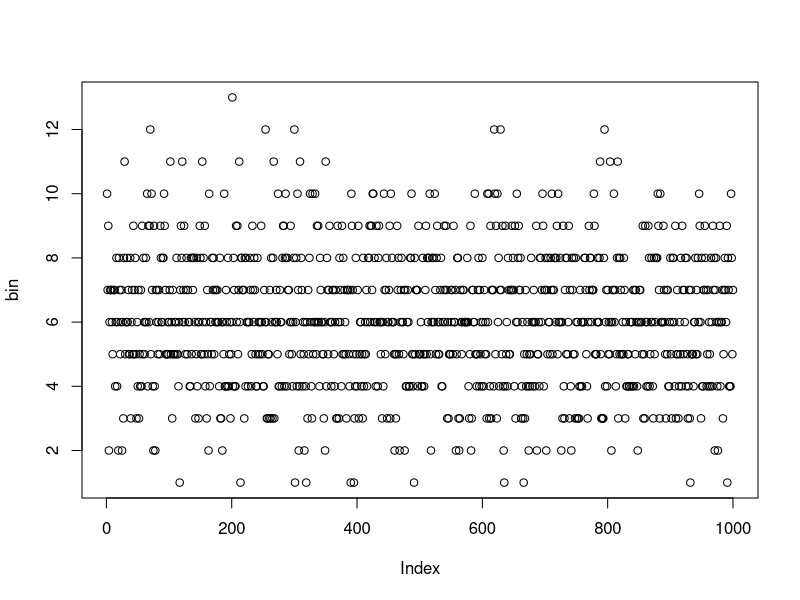
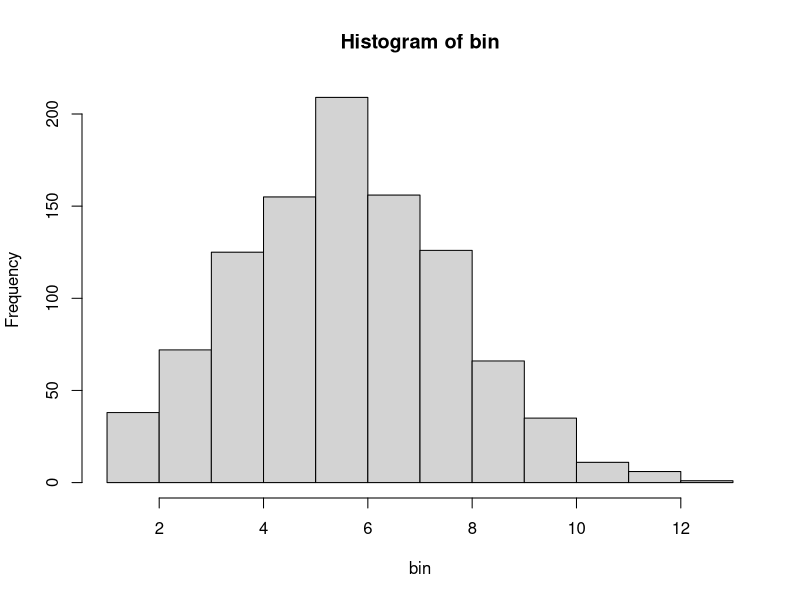
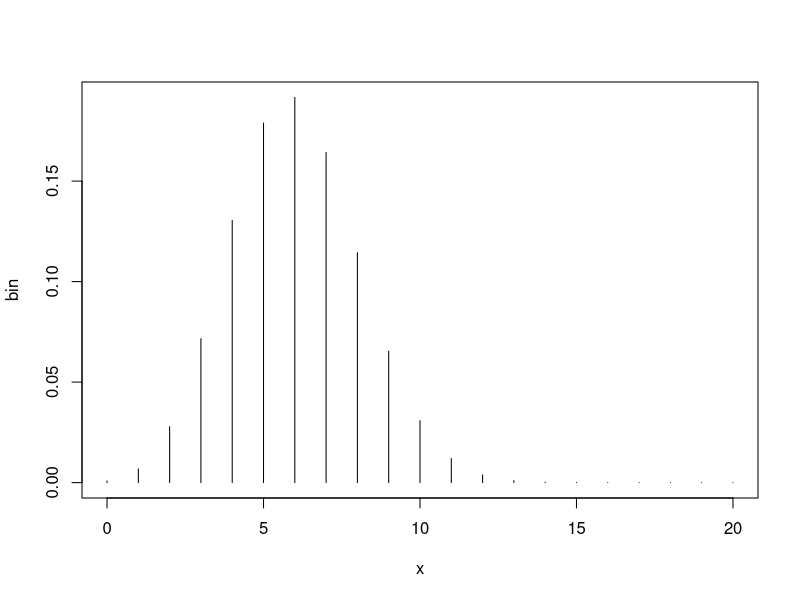
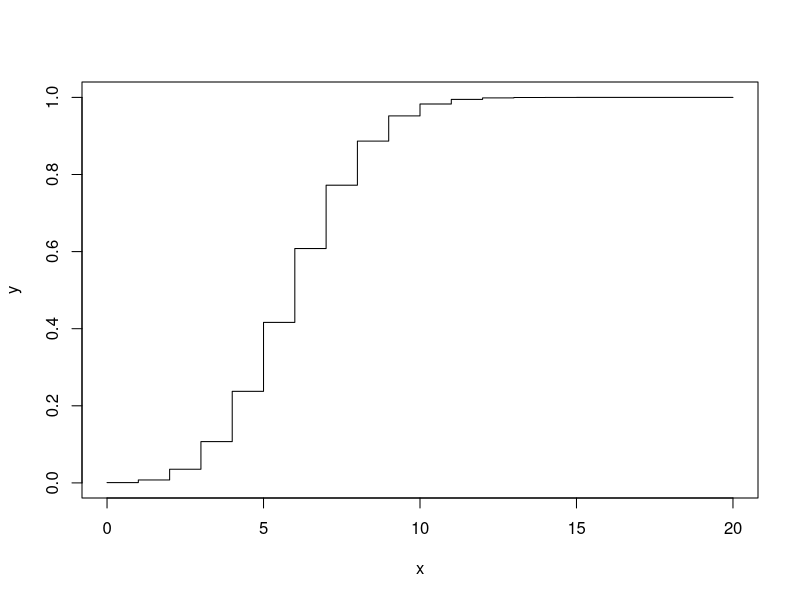
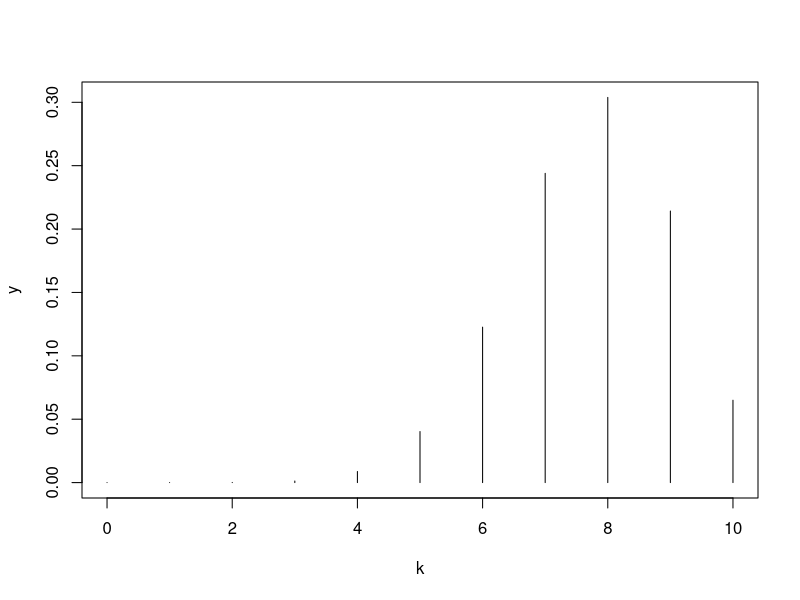

Recreate these plots in R, in order.
## ---- chunk 1
n<-20
p<-0.3
bin<-rbinom(1000,n,p)
plot(bin,type="p")
## ---- chunk 2
x<-bin[bin==5]
length(x)
## ---- chunk 3
table(bin)
## ---- chunk 4
mean(bin)
## ---- chunk 5
sd(bin)
## ---- chunk 6
sqrt(n*p*(1-p))
## ---- chunk 7
n*p
## ---- chunk 8
hist(bin)
## ---- chunk 9
dbinom(5,n,p)
## ---- chunk 10
dbinom(6,n,p)

## ---- chunk 11
dbinom(7,n,p)

## ---- chunk 12
k<-c(5,6,7)
choose(n,k)*p**k*(1-p)**(n-k)
## ---- chunk 13
x<-seq(0,20)
bin<-dbinom(x,20,0.3)
plot(x,bin,type = "h")
## ---- chunk 14
y<-pbinom(x,20,0.3)
plot(x,y,type = "s")
## ---- chunk 15

## ---- chunk 16
  N=100
K=30
n=10
k<-seq(0,n)
y<-dhyper(k,N,K,n)
plot(k,y,type = "h")
